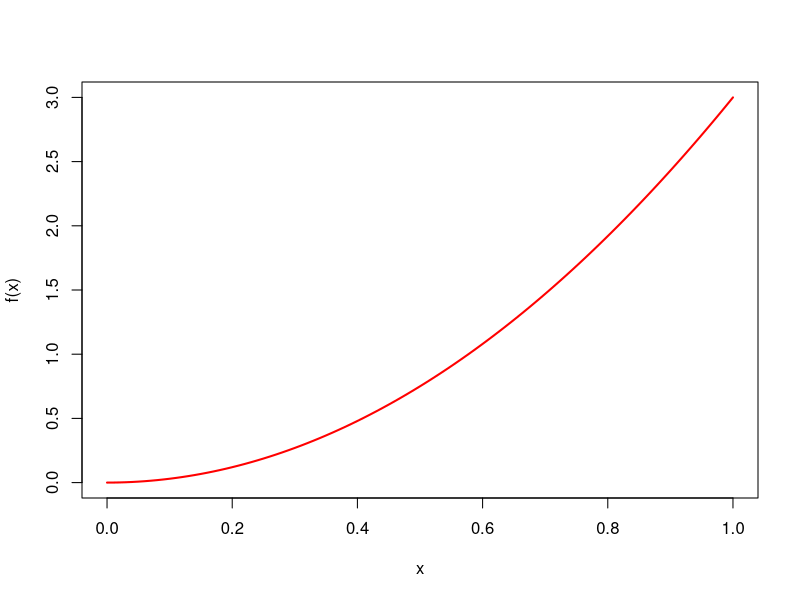
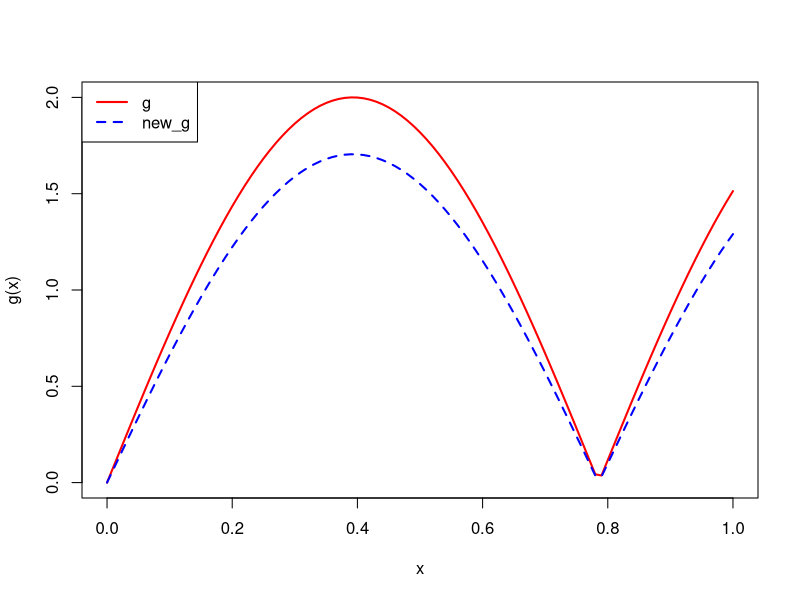
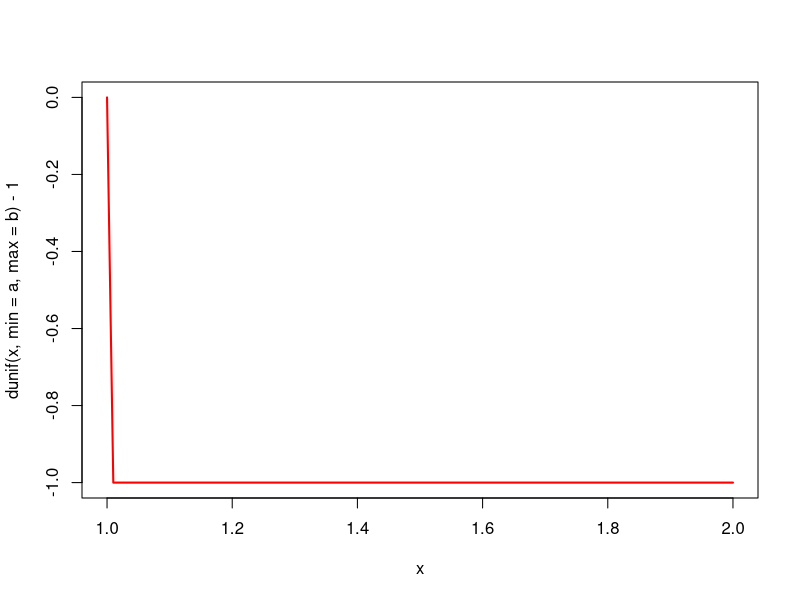
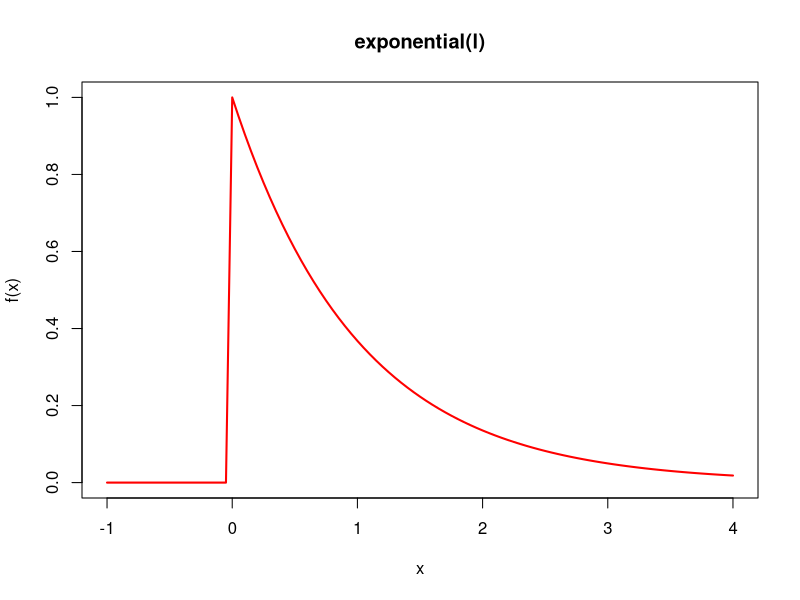
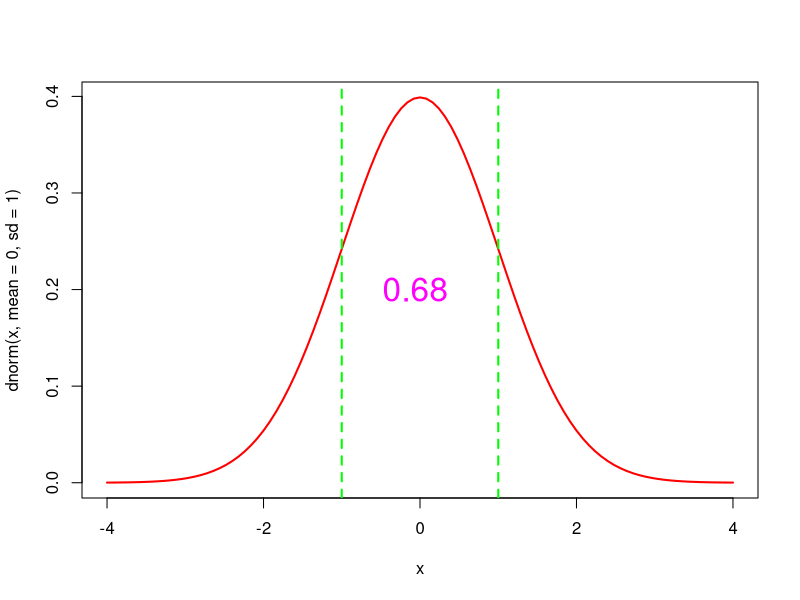
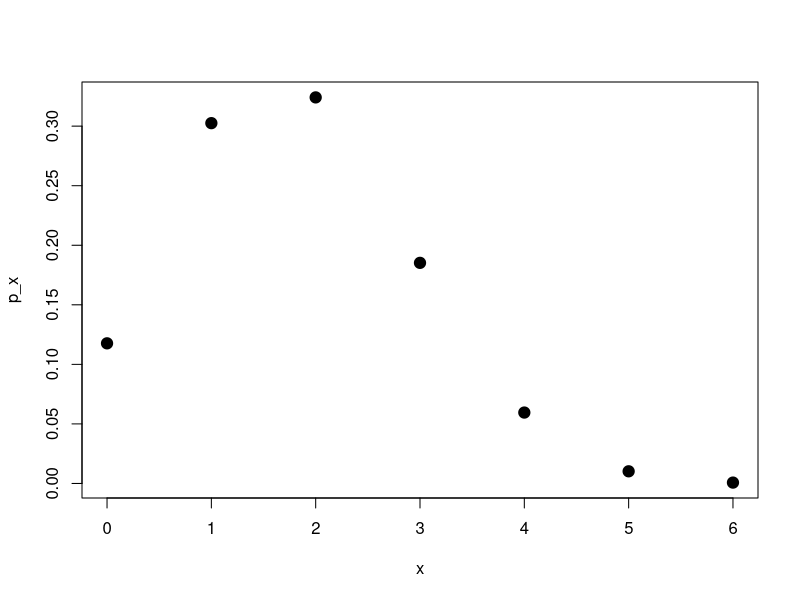
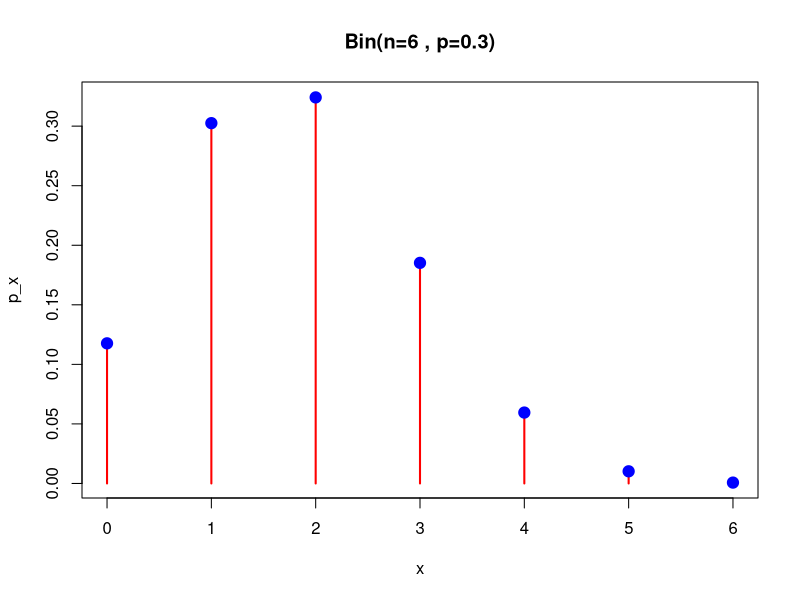
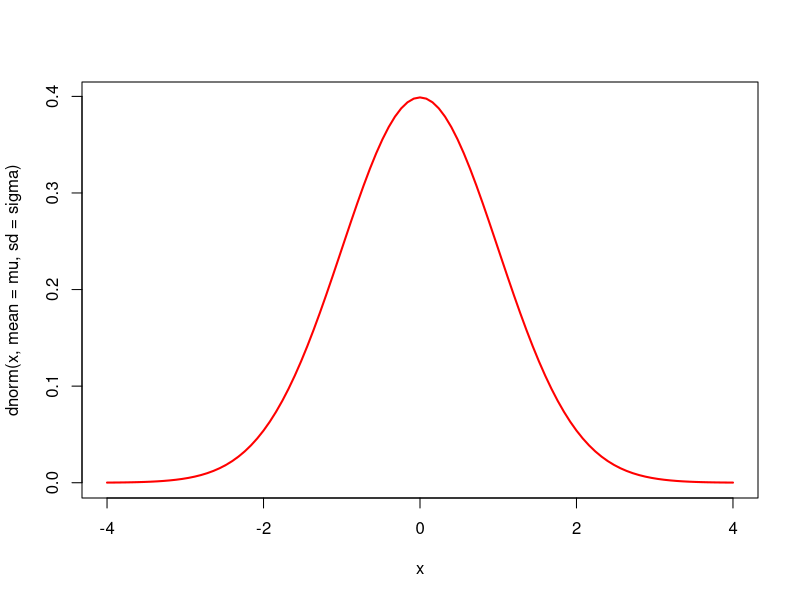

R code for these plots, in order:

a = 0
b = 1

f= function(x){
  3*x^2
}
curve(f(x),a,b, col = "red", lwd = 2)
integrate(f,lower = a, upper = b)
 ### that is PDF..........

g = function(x){
  2*abs(sin(4*x))
}
curve(g(x),a,b,col="red",lwd =2)
out= integrate(g,a,b)
out$value


new_g = function(x){
  g(x)/out$value
}


curve(new_g(x),col="blue", lwd = 2, lty = 2, add =TRUE)
legend("topleft",legend = c("g","new_g"),col= c("red","blue"),lty = c(1,2),
       lwd =c(2,2))
integrate(new_g, a, b)

#The letter d
# d stand for  density 
# uniform(a,b)
a = 0
b = 1
curve(dunif(x, min = a, max =b)
      -1,2,col = "red", lwd =2)

a = -1
b = 2
curve(dunif(x, min = a,max = b),col = "blue", lty = 2, lwd = 2, add = TRUE)

#exponential density function
curve(dexp(x, rate = 1), -1,4, col = "red", lwd =2, ylab = "f(x)",main="exponential(l)")

curve(dnorm(x, mean = 0, sd= 1),-4,4, col = "red", lwd=2)

abline(v = -1, col = "green", lwd=2, lty = 2)
abline(v = 1, col = "green", lwd=2, lty = 2)

out = integrate(dnorm, -1,1)
out$value
text(0,0.2, "0.68 ", cex =2, col = "magenta")

#binomial distributon


n = 6
p = 0.3
x = 0:n
p_x = choose(n, x)*p^x*(1-p)^(n-x)
print(p_x)
plot(x,p_x, pch = 19, cex =1.5)

plot(x,p_x,type = "h",col ="red" , lwd = 2)
points(x, p_x, cex = 1.5, col = "blue",pch =19)
title("Bin(n=6 , p=0.3)")

#disscussion with bell curve
mu = 0
sigma = 1
curve(dnorm(x, mean =  mu, sd= sigma), 
      col = "red", lwd = 2 , -4, 4)
n= 400
set.seed(12)
x= rnorm(n = n, mean = mu, sd = sigma)
x
hist(x, probability = TRUE,
     main = paste("n=",n))
curve(dnorm(x, mean = mu, sd = sigma), add =TRUE , col = "red" , lwd = 2)

par(mfrow =c(2,2))
n_vals = c(10,50,100,400)
for(n in n_vals){x= rnorm(n = n, mean = mu, sd = sigma)
x
hist(x, probability = TRUE,
     main = paste("n=",n))
curve(dnorm(x, mean = mu, sd = sigma), add =TRUE , col = "red" , lwd = 2)

  
}

#
p=0.3
n=200000
x=rbinom(n=n, size = 1, prob = p)
print(x)
prop = sum(x)/n
print(prop)


n_vals = 1:100
prop = numeric(length = length(n_vals))
for (n in n_vals){
  x=rbinom(n=n, size = 1, prob = p)
  prop[n] = sum(x)/n
  
}

par(mfrow= c(1,1))
print(prop)
plot(n_vals, prop, type = "l", col = "red")
abline(h = p , col = "blue" , lty = 2, lwd=3)

lines(n_vals, prop , col = "green")
abline(v=20,  col = "magenta",lwd = 3)



rep = 100
n_vals =1:100
prop = matrix(data = NA , nrow = rep, ncol = length(n_vals))


for (i in 1:rep) {
  for(n in n_vals){
    x= rbinom(n = n, size = 1, prob = p)
    prop[i,n] =sum(x)/n
  }
  
}
par(mfrow = c(2,3))
hist(prop[,3], probability = TRUE, xlim=c(0,1))
hist(prop[,6], probability = TRUE, xlim=c(0,1))
hist(prop[,9], probability = TRUE, xlim=c(0,1))
hist(prop[,12], probability = TRUE, xlim=c(0,1))
hist(prop[,15], probability = TRUE, xlim=c(0,1))


View(prop)
par(mfrow = c(2,3))
hist(prop[,1], probability = TRUE,
     main = "n=1", xlab = c(0,1))

hist(prop[,2], probability = TRUE,
     main = "n=2", xlab = c(0,1))

hist(prop[,3], probability = TRUE,
     main = "n=3", xlab = c(0,1))

hist(prop[,4], probability = TRUE,
     main = "n=4", xlab = c(0,1))
